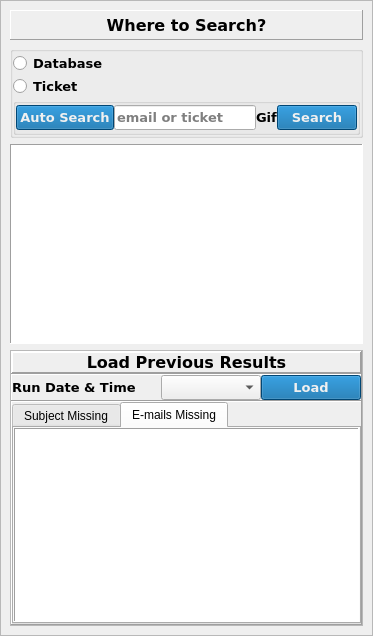
               <widget class="QWidget" name="find_page">
                <property name="minimumSize">
                 <size>
                  <width>640</width>
                  <height>480</height>
                 </size>
                </property>
                <property name="maximumSize">
                 <size>
                  <width>1920</width>
                  <height>1080</height>
                 </size>
                </property>
                <layout class="QHBoxLayout" name="horizontalLayout_9">
                 <property name="spacing">
                  <number>0</number>
                 </property>
                 <property name="sizeConstraint">
                  <enum>QLayout::SetMinAndMaxSize</enum>
                 </property>
                 <property name="leftMargin">
                  <number>0</number>
                 </property>
                 <property name="topMargin">
                  <number>0</number>
                 </property>
                 <property name="rightMargin">
                  <number>0</number>
                 </property>
                 <property name="bottomMargin">
                  <number>0</number>
                 </property>
                 <item>
                  <widget class="QFrame" name="frame">
                   <property name="frameShape">
                    <enum>QFrame::StyledPanel</enum>
                   </property>
                   <property name="frameShadow">
                    <enum>QFrame::Raised</enum>
                   </property>
                   <layout class="QVBoxLayout" name="verticalLayout_11">
                    <item>
                     <widget class="QLabel" name="label_2">
                      <property name="minimumSize">
                       <size>
                        <width>0</width>
                        <height>30</height>
                       </size>
                      </property>
                      <property name="maximumSize">
                       <size>
                        <width>16777215</width>
                        <height>30</height>
                       </size>
                      </property>
                      <property name="font">
                       <font>
                        <family>Verdana</family>
                        <pointsize>12</pointsize>
                        <weight>75</weight>
                        <bold>true</bold>
                       </font>
                      </property>
                      <property name="frameShape">
                       <enum>QFrame::Panel</enum>
                      </property>
                      <property name="frameShadow">
                       <enum>QFrame::Raised</enum>
                      </property>
                      <property name="text">
                       <string>Where to Search?</string>
                      </property>
                      <property name="alignment">
                       <set>Qt::AlignCenter</set>
                      </property>
                     </widget>
                    </item>
                    <item>
                     <widget class="QGroupBox" name="groupBox_7">
                      <property name="font">
                       <font>
                        <family>Verdana</family>
                        <pointsize>10</pointsize>
                        <weight>75</weight>
                        <bold>true</bold>
                       </font>
                      </property>
                      <property name="title">
                       <string/>
                      </property>
                      <layout class="QVBoxLayout" name="verticalLayout_5">
                       <property name="spacing">
                        <number>0</number>
                       </property>
                       <property name="sizeConstraint">
                        <enum>QLayout::SetMinAndMaxSize</enum>
                       </property>
                       <property name="leftMargin">
                        <number>0</number>
                       </property>
                       <property name="topMargin">
                        <number>0</number>
                       </property>
                       <property name="rightMargin">
                        <number>0</number>
                       </property>
                       <property name="bottomMargin">
                        <number>0</number>
                       </property>
                       <item>
                        <widget class="QRadioButton" name="radioButton">
                         <property name="text">
                          <string>Database</string>
                         </property>
                         <property name="icon">
                          <iconset resource="new_gui_pyqt.qrc">
                           <normaloff>:/icons/icons/database.png</normaloff>:/icons/icons/database.png</iconset>
                         </property>
                        </widget>
                       </item>
                       <item>
                        <widget class="QRadioButton" name="radioButton_2">
                         <property name="text">
                          <string>Ticket</string>
                         </property>
                         <property name="icon">
                          <iconset resource="new_gui_pyqt.qrc">
                           <normaloff>:/icons/icons/favicon.ico</normaloff>:/icons/icons/favicon.ico</iconset>
                         </property>
                        </widget>
                       </item>
                       <item>
                        <widget class="QGroupBox" name="groupBox_8">
                         <property name="title">
                          <string/>
                         </property>
                         <layout class="QHBoxLayout" name="horizontalLayout_5">
                          <property name="spacing">
                           <number>0</number>
                          </property>
                          <property name="leftMargin">
                           <number>0</number>
                          </property>
                          <property name="topMargin">
                           <number>0</number>
                          </property>
                          <property name="rightMargin">
                           <number>0</number>
                          </property>
                          <property name="bottomMargin">
                           <number>0</number>
                          </property>
                          <item>
                           <widget class="QPushButton" name="pushButton_7">
                            <property name="font">
                             <font>
                              <family>Verdana</family>
                              <pointsize>10</pointsize>
                              <weight>75</weight>
                              <bold>true</bold>
                             </font>
                            </property>
                            <property name="cursor">
                             <cursorShape>PointingHandCursor</cursorShape>
                            </property>
                            <property name="styleSheet">
                             <string notr="true">background-color:#0062A3;
color:#F0F0F0;</string>
                            </property>
                            <property name="text">
                             <string>Auto Search</string>
                            </property>
                            <property name="icon">
                             <iconset resource="new_gui_pyqt.qrc">
                              <normaloff>:/icons/icons/1492.gif</normaloff>:/icons/icons/1492.gif</iconset>
                            </property>
                            <property name="iconSize">
                             <size>
                              <width>16</width>
                              <height>16</height>
                             </size>
                            </property>
                            <property name="shortcut">
                             <string>Return</string>
                            </property>
                           </widget>
                          </item>
                          <item>
                           <widget class="QLineEdit" name="lineEdit">
                            <property name="minimumSize">
                             <size>
                              <width>0</width>
                              <height>25</height>
                             </size>
                            </property>
                            <property name="maximumSize">
                             <size>
                              <width>16777215</width>
                              <height>25</height>
                             </size>
                            </property>
                            <property name="frame">
                             <bool>true</bool>
                            </property>
                            <property name="placeholderText">
                             <string>email or ticket</string>
                            </property>
                            <property name="clearButtonEnabled">
                             <bool>true</bool>
                            </property>
                           </widget>
                          </item>
                          <item>
                           <widget class="QLabel" name="gif_search">
                            <property name="minimumSize">
                             <size>
                              <width>0</width>
                              <height>25</height>
                             </size>
                            </property>
                            <property name="maximumSize">
                             <size>
                              <width>16777215</width>
                              <height>25</height>
                             </size>
                            </property>
                            <property name="text">
                             <string>Gif</string>
                            </property>
                           </widget>
                          </item>
                          <item>
                           <widget class="QPushButton" name="pushButton_2">
                            <property name="minimumSize">
                             <size>
                              <width>0</width>
                              <height>25</height>
                             </size>
                            </property>
                            <property name="maximumSize">
                             <size>
                              <width>16777215</width>
                              <height>25</height>
                             </size>
                            </property>
                            <property name="font">
                             <font>
                              <family>Verdana</family>
                              <pointsize>10</pointsize>
                              <weight>75</weight>
                              <bold>true</bold>
                             </font>
                            </property>
                            <property name="cursor">
                             <cursorShape>PointingHandCursor</cursorShape>
                            </property>
                            <property name="styleSheet">
                             <string notr="true">background-color:#0062A3;
color:#F0F0F0;</string>
                            </property>
                            <property name="text">
                             <string>Search</string>
                            </property>
                            <property name="icon">
                             <iconset resource="new_gui_pyqt.qrc">
                              <normaloff>:/icons/icons/1492.gif</normaloff>:/icons/icons/1492.gif</iconset>
                            </property>
                            <property name="iconSize">
                             <size>
                              <width>16</width>
                              <height>16</height>
                             </size>
                            </property>
                            <property name="shortcut">
                             <string>Ctrl+F</string>
                            </property>
                           </widget>
                          </item>
                         </layout>
                        </widget>
                       </item>
                      </layout>
                     </widget>
                    </item>
                    <item>
                     <widget class="QTableWidget" name="tableWidget_6">
                      <property name="minimumSize">
                       <size>
                        <width>0</width>
                        <height>200</height>
                       </size>
                      </property>
                      <property name="maximumSize">
                       <size>
                        <width>16777215</width>
                        <height>200</height>
                       </size>
                      </property>
                      <property name="contextMenuPolicy">
                       <enum>Qt::CustomContextMenu</enum>
                      </property>
                      <property name="frameShape">
                       <enum>QFrame::Panel</enum>
                      </property>
                      <property name="frameShadow">
                       <enum>QFrame::Sunken</enum>
                      </property>
                      <property name="alternatingRowColors">
                       <bool>true</bool>
                      </property>
                      <property name="selectionBehavior">
                       <enum>QAbstractItemView::SelectRows</enum>
                      </property>
                     </widget>
                    </item>
                    <item>
                     <widget class="QFrame" name="frame_2">
                      <property name="frameShape">
                       <enum>QFrame::StyledPanel</enum>
                      </property>
                      <property name="frameShadow">
                       <enum>QFrame::Raised</enum>
                      </property>
                      <layout class="QVBoxLayout" name="verticalLayout_13">
                       <property name="spacing">
                        <number>0</number>
                       </property>
                       <property name="sizeConstraint">
                        <enum>QLayout::SetMinAndMaxSize</enum>
                       </property>
                       <property name="leftMargin">
                        <number>0</number>
                       </property>
                       <property name="topMargin">
                        <number>0</number>
                       </property>
                       <property name="rightMargin">
                        <number>0</number>
                       </property>
                       <property name="bottomMargin">
                        <number>0</number>
                       </property>
                       <item>
                        <widget class="QFrame" name="frame_3">
                         <property name="frameShape">
                          <enum>QFrame::Panel</enum>
                         </property>
                         <property name="frameShadow">
                          <enum>QFrame::Raised</enum>
                         </property>
                         <layout class="QHBoxLayout" name="horizontalLayout_6">
                          <property name="spacing">
                           <number>0</number>
                          </property>
                          <property name="sizeConstraint">
                           <enum>QLayout::SetMinAndMaxSize</enum>
                          </property>
                          <property name="leftMargin">
                           <number>0</number>
                          </property>
                          <property name="topMargin">
                           <number>0</number>
                          </property>
                          <property name="rightMargin">
                           <number>0</number>
                          </property>
                          <property name="bottomMargin">
                           <number>0</number>
                          </property>
                          <item>
                           <widget class="QLabel" name="label_4">
                            <property name="font">
                             <font>
                              <family>Verdana</family>
                              <pointsize>12</pointsize>
                              <weight>75</weight>
                              <bold>true</bold>
                             </font>
                            </property>
                            <property name="frameShape">
                             <enum>QFrame::Panel</enum>
                            </property>
                            <property name="frameShadow">
                             <enum>QFrame::Raised</enum>
                            </property>
                            <property name="text">
                             <string>Load Previous Results</string>
                            </property>
                            <property name="alignment">
                             <set>Qt::AlignCenter</set>
                            </property>
                           </widget>
                          </item>
                         </layout>
                        </widget>
                       </item>
                       <item>
                        <widget class="QFrame" name="frame_4">
                         <property name="font">
                          <font>
                           <family>Verdana</family>
                           <pointsize>10</pointsize>
                           <weight>75</weight>
                           <bold>true</bold>
                          </font>
                         </property>
                         <property name="frameShape">
                          <enum>QFrame::Panel</enum>
                         </property>
                         <property name="frameShadow">
                          <enum>QFrame::Raised</enum>
                         </property>
                         <layout class="QHBoxLayout" name="horizontalLayout_7">
                          <property name="spacing">
                           <number>0</number>
                          </property>
                          <property name="leftMargin">
                           <number>0</number>
                          </property>
                          <property name="topMargin">
                           <number>0</number>
                          </property>
                          <property name="rightMargin">
                           <number>0</number>
                          </property>
                          <property name="bottomMargin">
                           <number>0</number>
                          </property>
                          <item>
                           <widget class="QLabel" name="label_8">
                            <property name="font">
                             <font>
                              <family>Verdana</family>
                              <pointsize>10</pointsize>
                              <weight>75</weight>
                              <bold>true</bold>
                             </font>
                            </property>
                            <property name="text">
                             <string>Run Date &amp; Time</string>
                            </property>
                           </widget>
                          </item>
                          <item>
                           <widget class="QPushButton" name="pushButton_4">
                            <property name="minimumSize">
                             <size>
                              <width>25</width>
                              <height>25</height>
                             </size>
                            </property>
                            <property name="maximumSize">
                             <size>
                              <width>25</width>
                              <height>25</height>
                             </size>
                            </property>
                            <property name="baseSize">
                             <size>
                              <width>25</width>
                              <height>25</height>
                             </size>
                            </property>
                            <property name="cursor">
                             <cursorShape>PointingHandCursor</cursorShape>
                            </property>
                            <property name="styleSheet">
                             <string notr="true">QPushButton
{
    border-radius : 12; 
	border: rgb(240, 240, 240);
}

QPushButton:pressed
{
	
	background-color: rgb(250, 250, 250);
	border: rgb(0, 98, 163);
}</string>
                            </property>
                            <property name="text">
                             <string/>
                            </property>
                            <property name="icon">
                             <iconset resource="new_gui_pyqt.qrc">
                              <normaloff>:/icons/icons/reload-circular-arrow-symbol (1).png</normaloff>:/icons/icons/reload-circular-arrow-symbol (1).png</iconset>
                            </property>
                            <property name="iconSize">
                             <size>
                              <width>20</width>
                              <height>20</height>
                             </size>
                            </property>
                           </widget>
                          </item>
                          <item>
                           <widget class="QComboBox" name="comboBox">
                            <property name="minimumSize">
                             <size>
                              <width>0</width>
                              <height>0</height>
                             </size>
                            </property>
                            <property name="maximumSize">
                             <size>
                              <width>16777215</width>
                              <height>16777215</height>
                             </size>
                            </property>
                            <property name="font">
                             <font>
                              <family>Verdana</family>
                              <pointsize>10</pointsize>
                              <weight>50</weight>
                              <bold>false</bold>
                             </font>
                            </property>
                            <property name="cursor">
                             <cursorShape>PointingHandCursor</cursorShape>
                            </property>
                            <property name="editable">
                             <bool>false</bool>
                            </property>
                            <property name="currentText">
                             <string/>
                            </property>
                            <property name="currentIndex">
                             <number>-1</number>
                            </property>
                            <property name="placeholderText">
                             <string/>
                            </property>
                           </widget>
                          </item>
                          <item>
                           <widget class="QPushButton" name="pushButton_3">
                            <property name="font">
                             <font>
                              <family>Verdana</family>
                              <pointsize>10</pointsize>
                              <weight>75</weight>
                              <bold>true</bold>
                             </font>
                            </property>
                            <property name="cursor">
                             <cursorShape>PointingHandCursor</cursorShape>
                            </property>
                            <property name="styleSheet">
                             <string notr="true">background-color:#0062A3;
color:#F0F0F0;</string>
                            </property>
                            <property name="text">
                             <string>Load</string>
                            </property>
                            <property name="icon">
                             <iconset resource="new_gui_pyqt.qrc">
                              <normaloff>:/icons/icons/down-arrow.png</normaloff>:/icons/icons/down-arrow.png</iconset>
                            </property>
                            <property name="iconSize">
                             <size>
                              <width>16</width>
                              <height>16</height>
                             </size>
                            </property>
                            <property name="shortcut">
                             <string>Return</string>
                            </property>
                           </widget>
                          </item>
                         </layout>
                        </widget>
                       </item>
                       <item>
                        <widget class="QFrame" name="frame_5">
                         <property name="frameShape">
                          <enum>QFrame::Panel</enum>
                         </property>
                         <property name="frameShadow">
                          <enum>QFrame::Raised</enum>
                         </property>
                         <layout class="QHBoxLayout" name="horizontalLayout_8">
                          <property name="spacing">
                           <number>0</number>
                          </property>
                          <property name="sizeConstraint">
                           <enum>QLayout::SetMinAndMaxSize</enum>
                          </property>
                          <property name="leftMargin">
                           <number>0</number>
                          </property>
                          <property name="topMargin">
                           <number>0</number>
                          </property>
                          <property name="rightMargin">
                           <number>0</number>
                          </property>
                          <property name="bottomMargin">
                           <number>0</number>
                          </property>
                          <item>
                           <widget class="QTabWidget" name="tabWidget_2">
                            <property name="cursor">
                             <cursorShape>ArrowCursor</cursorShape>
                            </property>
                            <property name="styleSheet">
                             <string notr="true"/>
                            </property>
                            <property name="tabPosition">
                             <enum>QTabWidget::North</enum>
                            </property>
                            <property name="tabShape">
                             <enum>QTabWidget::Rounded</enum>
                            </property>
                            <property name="currentIndex">
                             <number>1</number>
                            </property>
                            <property name="documentMode">
                             <bool>false</bool>
                            </property>
                            <property name="tabsClosable">
                             <bool>false</bool>
                            </property>
                            <property name="movable">
                             <bool>true</bool>
                            </property>
                            <property name="tabBarAutoHide">
                             <bool>false</bool>
                            </property>
                            <widget class="QWidget" name="tab_4">
                             <attribute name="title">
                              <string>Subject Missing</string>
                             </attribute>
                             <layout class="QHBoxLayout" name="horizontalLayout_11">
                              <property name="spacing">
                               <number>0</number>
                              </property>
                              <property name="sizeConstraint">
                               <enum>QLayout::SetMinAndMaxSize</enum>
                              </property>
                              <property name="leftMargin">
                               <number>0</number>
                              </property>
                              <property name="topMargin">
                               <number>0</number>
                              </property>
                              <property name="rightMargin">
                               <number>0</number>
                              </property>
                              <property name="bottomMargin">
                               <number>0</number>
                              </property>
                              <item>
                               <widget class="QTableWidget" name="tableWidget_5">
                                <property name="contextMenuPolicy">
                                 <enum>Qt::CustomContextMenu</enum>
                                </property>
                                <property name="frameShape">
                                 <enum>QFrame::Panel</enum>
                                </property>
                                <property name="alternatingRowColors">
                                 <bool>true</bool>
                                </property>
                                <property name="selectionMode">
                                 <enum>QAbstractItemView::ExtendedSelection</enum>
                                </property>
                                <property name="selectionBehavior">
                                 <enum>QAbstractItemView::SelectItems</enum>
                                </property>
                               </widget>
                              </item>
                             </layout>
                            </widget>
                            <widget class="QWidget" name="tab_3">
                             <attribute name="title">
                              <string>E-mails Missing</string>
                             </attribute>
                             <layout class="QVBoxLayout" name="verticalLayout_14">
                              <property name="spacing">
                               <number>0</number>
                              </property>
                              <property name="sizeConstraint">
                               <enum>QLayout::SetMinAndMaxSize</enum>
                              </property>
                              <property name="leftMargin">
                               <number>0</number>
                              </property>
                              <property name="topMargin">
                               <number>0</number>
                              </property>
                              <property name="rightMargin">
                               <number>0</number>
                              </property>
                              <property name="bottomMargin">
                               <number>0</number>
                              </property>
                              <item>
                               <widget class="QTableWidget" name="tableWidget_4">
                                <property name="contextMenuPolicy">
                                 <enum>Qt::CustomContextMenu</enum>
                                </property>
                                <property name="frameShape">
                                 <enum>QFrame::Panel</enum>
                                </property>
                                <property name="alternatingRowColors">
                                 <bool>true</bool>
                                </property>
                                <property name="selectionMode">
                                 <enum>QAbstractItemView::ExtendedSelection</enum>
                                </property>
                                <property name="selectionBehavior">
                                 <enum>QAbstractItemView::SelectItems</enum>
                                </property>
                               </widget>
                              </item>
                             </layout>
                            </widget>
                           </widget>
                          </item>
                         </layout>
                        </widget>
                       </item>
                      </layout>
                     </widget>
                    </item>
                   </layout>
                  </widget>
                 </item>
                </layout>
               </widget>
